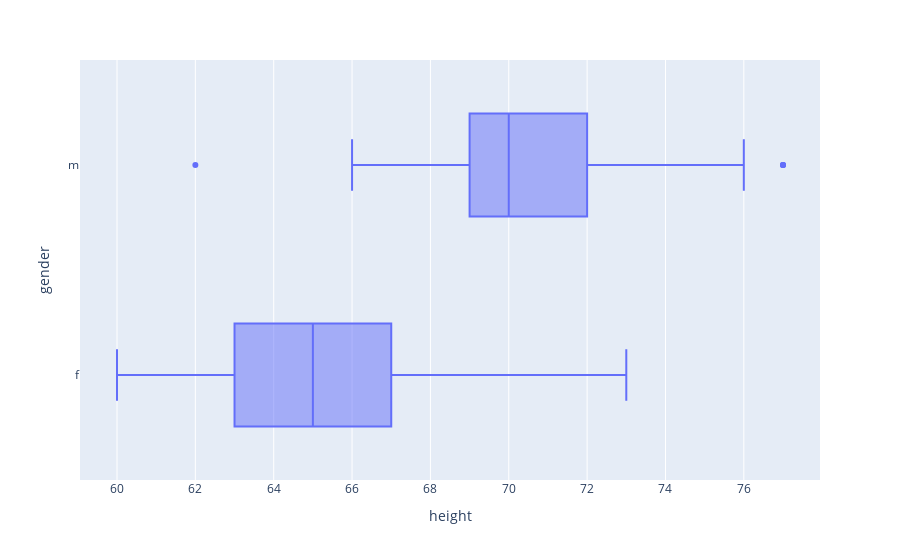

Notebook cell for this chart:
### Markdown cell above
Eine wichtige Anwendung von schließender Statistik ist die Beantwortung der Frage, ob sich die Mittelwerte zweier Gruppen (Populationen) unterscheiden, wenn von beiden nur eine Stichprobe vorliegt. Es könnte ja schließlich sein, dass man nur zufällig zwei Stichproben erwischt hat, bei denen sich die Mittelwerte stark unterscheiden. Würde man eine größere Stichprobe untersuchen, würden sich die Mittelwerte ja vielleicht annähern.

Eine Möglichkeit, sich dieser Frage zu nähern ist, für beide Gruppen ein Konfidenzintervall zu bestimmen und dann zu überprüfen, ob diese sich überlappen. Die Konfidenzintervalle repräsentieren ja "plausible Werte" für die Populationsparameter. Wenn sich die Intervalle überlappen, so kann man aus der Stichprobe normalerweise nicht schließen, dass beide Mittelwerte voneinander verschieden sind.

In diesem Teil der Übung sollen sie das für die Körpergröße für die Gruppen "männlich" und "weiblich" untersuchen

### ✏️ Aufgabe 5
- Visualisieren Sie die Verteilung der Körpergröße für die beiden Gruppen "m" und "w" in der Stichprobe als Boxplot. Was sehen Sie?
- Berechnen Sie mittels Bootstrapping je ein 99% Konfidenzintervall für den Mittelwert der Körpergröße bei Männern und bei Frauen basierend auf der cdc100 Stichprobe. Was schlussfolgern Sie über den Mittelwert der Körpergröße bei Männern und Frauen in der Gesamtpopulation (20000 Personen)?

### 💡 Lösung Aufgabe 5

### Code cell
px.box(cdc100, x="height", y="gender")

### Figure 1 — Plotly figure (JSON) as saved in the notebook; plotly's stock layout.template omitted (floating-point values rounded to 4 significant figures)
{"data": [{"alignmentgroup": "True", "hovertemplate": "height=%{x}<br>gender=%{y}<extra></extra>", "legendgroup": "", "marker": {"color": "#636efa"}, "name": "", "notched": false, "offsetgroup": "", "orientation": "h", "showlegend": false, "type": "box", "x": [64, 62, 73, 67, 71, 68, 64, 67, 65, 61, 69, 60, 72, 70, 66, 67, 68, 66, 69, 68, 64, 69, 71, 75, 70, 71, 66, 61, 71, 70, 67, 67, 63, 74, 69, 66, 77, 67, 62, 67, 71, 71, 66, 64, 73, 69, 63, 70, 77, 70, 63, 71, 64, 73, 70, 69, 64, 71, 63, 71, 71, 64, 64, 68, 66, 69, 72, 64, 60, 65, 68, 66, 63, 68, 72, 70, 65, 61, 65, 63, 66, 70, 75, 76, 74, 67, 75, 67, 70, 72, 65, 61, 71, 77, 65, 64, 62, 71, 69, 67], "x0": " ", "xaxis": "x", "y": ["f", "m", "m", "m", "m", "f", "f", "m", "f", "f", "m", "f", "m", "m", "m", "f", "f", "f", "m", "m", "f", "m", "m", "m", "m", "f", "m", "f", "f", "f", "f", "f", "f", "m", "f", "f", "m", "f", "f", "m", "m", "m", "m", "f", "m", "m", "f", "f", "m", "m", "f", "m", "f", "f", "m", "m", "f", "m", "f", "m", "m", "f", "f", "m", "m", "m", "m", "f", "f", "f", "f", "m", "f", "f", "m", "m", "f", "f", "f", "f", "f", "m", "m", "m", "m", "m", "m", "f", "m", "m", "f", "f", "m", "m", "f", "f", "f", "m", "m", "f"], "y0": " ", "yaxis": "y"}], "layout": {"autosize": true, "boxmode": "group", "legend": {"tracegroupgap": 0}, "margin": {"t": 60}, "xaxis": {"anchor": "y", "autorange": true, "domain": [0, 1], "range": [59.06, 77.94], "title": {"text": "height"}, "type": "linear"}, "yaxis": {"anchor": "x", "autorange": true, "domain": [0, 1], "range": [-0.5, 1.5], "title": {"text": "gender"}, "type": "category"}}}
